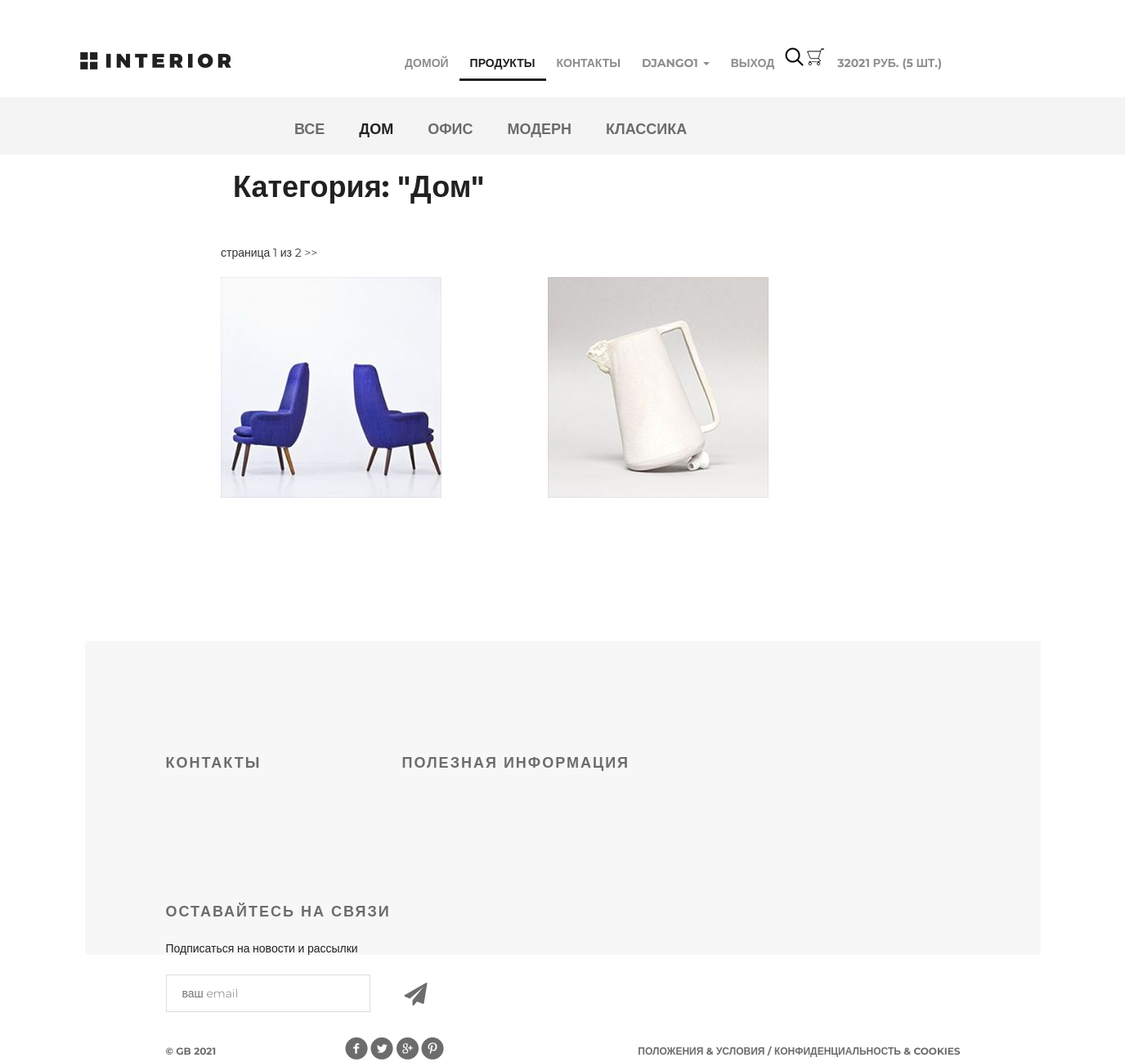
/products/category/1/ (signed in), run on an earlier commit of the app's database.
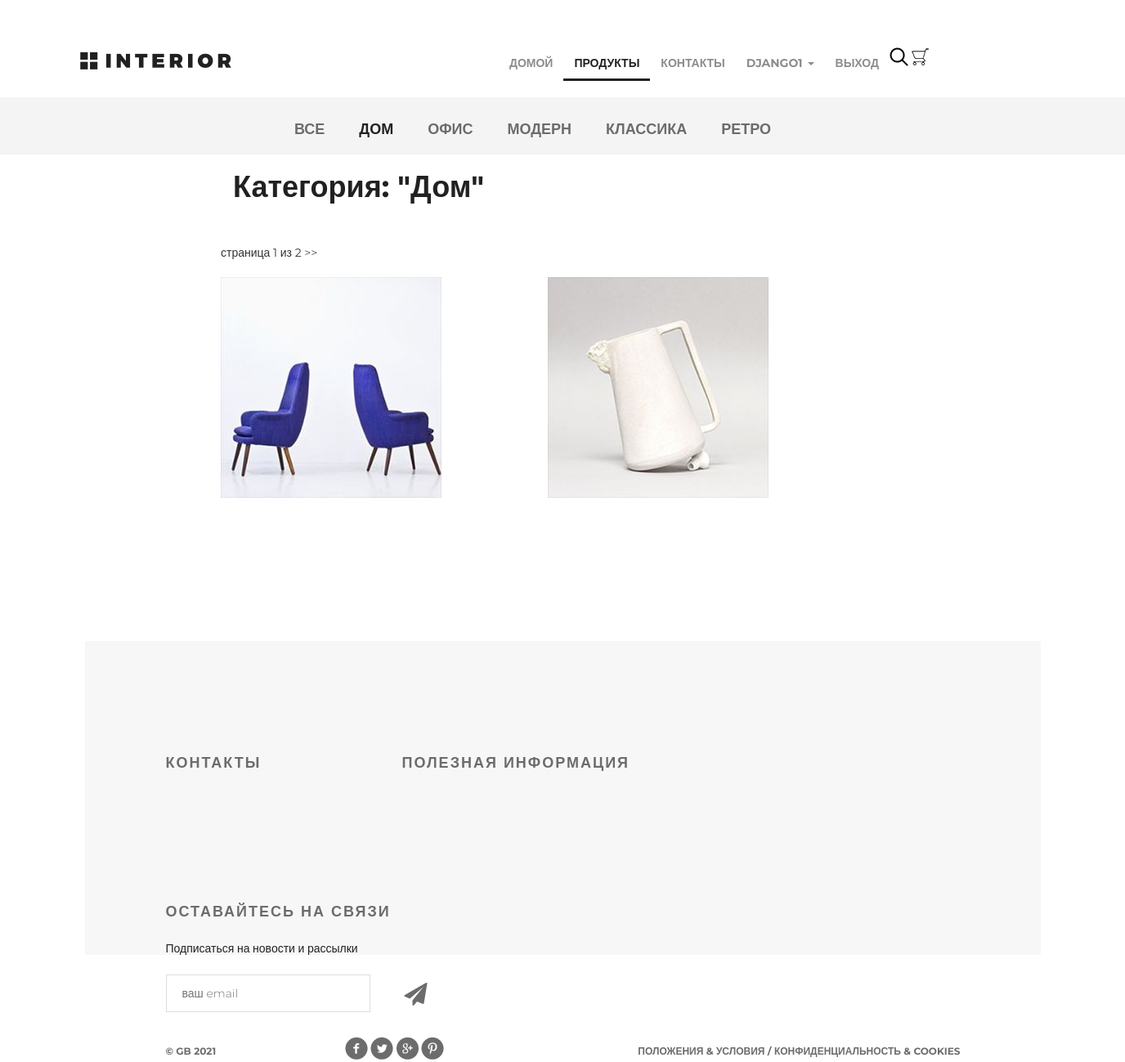
And on a later commit of the database.
### basketapp/models.py (models this page shows, shortened)
class Basket(models.Model):
    user = models.ForeignKey(settings.AUTH_USER_MODEL, on_delete=models.CASCADE, related_name='basket')
    product = models.ForeignKey(Product, verbose_name='продукт', on_delete=models.CASCADE)
    quantity = models.PositiveSmallIntegerField(verbose_name='количество', default=0)
    add_datetime = models.DateTimeField(auto_now_add=True, verbose_name='время')
    def _get_product_cost(self):
        return self.product.price * self.quantity
    product_cost = property(_get_product_cost)
    @cached_property
    def get_items_cached(self):
        return self.user.basket.select_related()
    def get_total_quantity(self):
        _items = self.get_items_cached
        return sum(list(map(lambda x: x.quantity, _items)))
    def get_total_cost(self):
        _items = self.get_items_cached
        return sum(list(map(lambda x: x.product_cost, _items)))
    @staticmethod
    def get_items(user):
        return user.basket.select_related().order_by('product__category')

### authapp/models.py (models this page shows, shortened)
class ShopUser(AbstractUser):
    avatar = models.ImageField(upload_to='users_avatars', blank=True)
    age = models.PositiveSmallIntegerField(verbose_name='возраст', default=18)
    activation_key = models.CharField(max_length=128, blank=True)
    activation_key_expires = models.DateTimeField(auto_now_add=True, blank=True, null=True)

### mainapp/models.py (models this page shows, shortened)
class Product(models.Model):
    category = models.ForeignKey(ProductCategory, on_delete=models.CASCADE)
    name = models.CharField(max_length=128, verbose_name='имя')
    image = models.ImageField(upload_to='products_images', blank=True)
    short_desc = models.CharField(max_length=64, verbose_name='краткое описание', blank=True)
    description = models.TextField(blank=True, verbose_name='описание')
    price = models.DecimalField(verbose_name='цена', max_digits=8, decimal_places=2, default=0)
    quantity = models.PositiveSmallIntegerField(verbose_name='количество на складе', default=0)
    is_active = models.BooleanField(db_index=True, verbose_name='активность', default=True)

class ProductCategory(models.Model):
    name = models.CharField(max_length=64, unique=True, verbose_name='имя')
    description = models.TextField(verbose_name='описание', blank=True)
    is_active = models.BooleanField(db_index=True, verbose_name='активность', default=True)

### mainapp/views.py (the view, shortened to what this page needs)
# urls.py: path('products/', include('mainapp.urls', namespace='products')),
def products(request, pk=None):
    title = 'Продукты'
    links_menu = get_links_menu()
    page = request.GET.get('p', 1)
    if pk:
        if pk == 0:
            category = {'pk': 0, 'name': 'все'}
            products = get_products_ordered_by_price()
        else:
            category = get_category(pk=pk)
            products = get_products_in_category_ordered_by_price(pk)
        paginator = Paginator(products, 2)
        try:
            products_paginator = paginator.page(page)
        except PageNotAnInteger:
            products_paginator = paginator.page(1)
        except EmptyPage:
            products_paginator = paginator.page(paginator.num_pages)
        content = {
            'title': title,
            'links_menu': links_menu,
            'category': category,
            'products': products_paginator,
        }
        return render(request, 'mainapp/products_list.html', content)

### mainapp/context_processors.py (called while the page is built)
def basket(request):
    basket_list = []
    if request.user.is_authenticated:
        basket_list = Basket.get_items(request.user)
    return {
        'basket': basket_list
    }

### mainapp/views.py (called while the page is built)
def get_links_menu():
    if settings.LOW_CACHE:
        key = 'links_menu'
        links_menu = cache.get(key)
        if links_menu is None:
            links_menu = ProductCategory.objects.filter(is_active=True).select_related()
            cache.set(key, links_menu)
            return links_menu
    else:
        return ProductCategory.objects.filter(is_active=True).select_related()

def get_category(pk):
    if settings.LOW_CACHE:
        key = f'category_{pk}'
        category = cache.get(key)
        if category is None:
            category = get_object_or_404(ProductCategory, pk=pk)
            cache.set(key, category)
        return category
    else:
        return get_object_or_404(ProductCategory, pk=pk)

### mainapp/templates/mainapp/products_list.html
{% extends 'mainapp/base.html' %}
{% load static %}
{% block menu %}
    <div class="hero-white">
        <div class="header clearfix">
            {% include 'mainapp/includes/inc_menu.html' %}
        </div>
    </div>
    <div class="links clearfix">
        {% include 'mainapp/includes/inc_categories_menu.html' %}
    </div>
{% endblock %}
{% block content %}
    <div class="details">
        {% include 'mainapp/includes/inc_products_list_content.html' %}
    </div>
    <div class="clr"></div>
{% endblock %}

### mainapp/templates/mainapp/includes/inc_menu.html (shortened to what this page needs)
<a href="{% url 'main' %}" class="logo"></a>
<ul class="menu">
    <li>
        <a href="{% url 'main' %}" {% if request.resolver_match.url_name == 'main' %}class="active"{% endif %}>
            домой
        </a>
    </li>
    <li>
        <a href="{% url 'products:index' %}"
           class="{% if request.resolver_match.namespace == 'products' %}active{% endif %}">
            продукты
        </a>
    </li>
    <li>
        <a href="{% url 'contact' %}"
           {% if request.resolver_match.url_name == 'contact' %}class="active"{% endif %}>
            контакты
        </a>
    </li>
    {% if user.is_authenticated %}
        <li>
            <div class="dropdown">
                <a class="dropdown-toggle" href="" data-toggle="dropdown">
                    {{ user.first_name|default:'Пользователь' }}
                    <span class="caret"></span>
                </a>
            </div>
        </li>
    {% endif %}
    <li>
        {% if user.is_authenticated %}
            <a href="{% url 'auth:logout' %}">выход</a>
        {% else %}
            <a href="{% url 'auth:login' %}">вход</a>
        {% endif %}
    </li>
    <li>
        <a href="#" class="search"></a>
    </li>
    <li>
        <a href="{% url 'basket:view' %}" class="basket">
                <span>
                    {% if basket %}
                        {{ basket.0.get_total_cost|floatformat:0 }} руб.
                        ({{ basket.0.get_total_quantity }} шт.)
                    {% endif %}
                </span>
        </a>
    </li>
</ul>

### mainapp/templates/mainapp/includes/inc_categories_menu.html
<ul class="links-menu">
    <li>
        <a href="{% url 'mainapp:category' 0 %}"
           {% if request.resolver_match.kwargs.pk == 0 %}class="active" {% endif %}>
            все
        </a>
    </li>
    {% for link in links_menu %}
        <li>
            <a href="{% url 'mainapp:category' link.pk %}"
               {% if request.resolver_match.kwargs.pk == link.pk %}class="active" {% endif %}>
                {{ link.name }}
            </a>
        </li>
    {% endfor %}
</ul>

### mainapp/templates/mainapp/includes/inc_products_list_content.html (shortened to what this page needs)
{% load static %}
<div class="products_list">
    <div class="title clearfix">
        <h2>
            Категория: "{{ category.name|title }}"
        </h2>
    </div>
    <div class="pagination">
        <span class="current">
                        страница {{ products.number }} из {{ products.paginator.num_pages }}
                    </span>
        {% if products.has_next %}
            <a href="{% url 'products:category' category.pk %}?p={{ products.next_page_number }}"> >> </a>
        {% endif %}
    </div>
    <div class="category-products clearfix">
        {% for product in products %}
            <div class="block">
                <a href="{% url 'products:product' product.pk %}">
                    <img src="/media/{{ product.image }}" alt="{{ product.short_desc }}">
                </a>
            </div>
        {% endfor %}
    </div>
</div>

What changed in the data, as far as the page shows it:
removed Basket: user+product+quantity "32021", quantity.quantity "5"
now on this page (row edited): ProductCategory: name "РЕТРО"
Also different on the page:
text no longer shown: "РУБ. ( ШТ.)"
